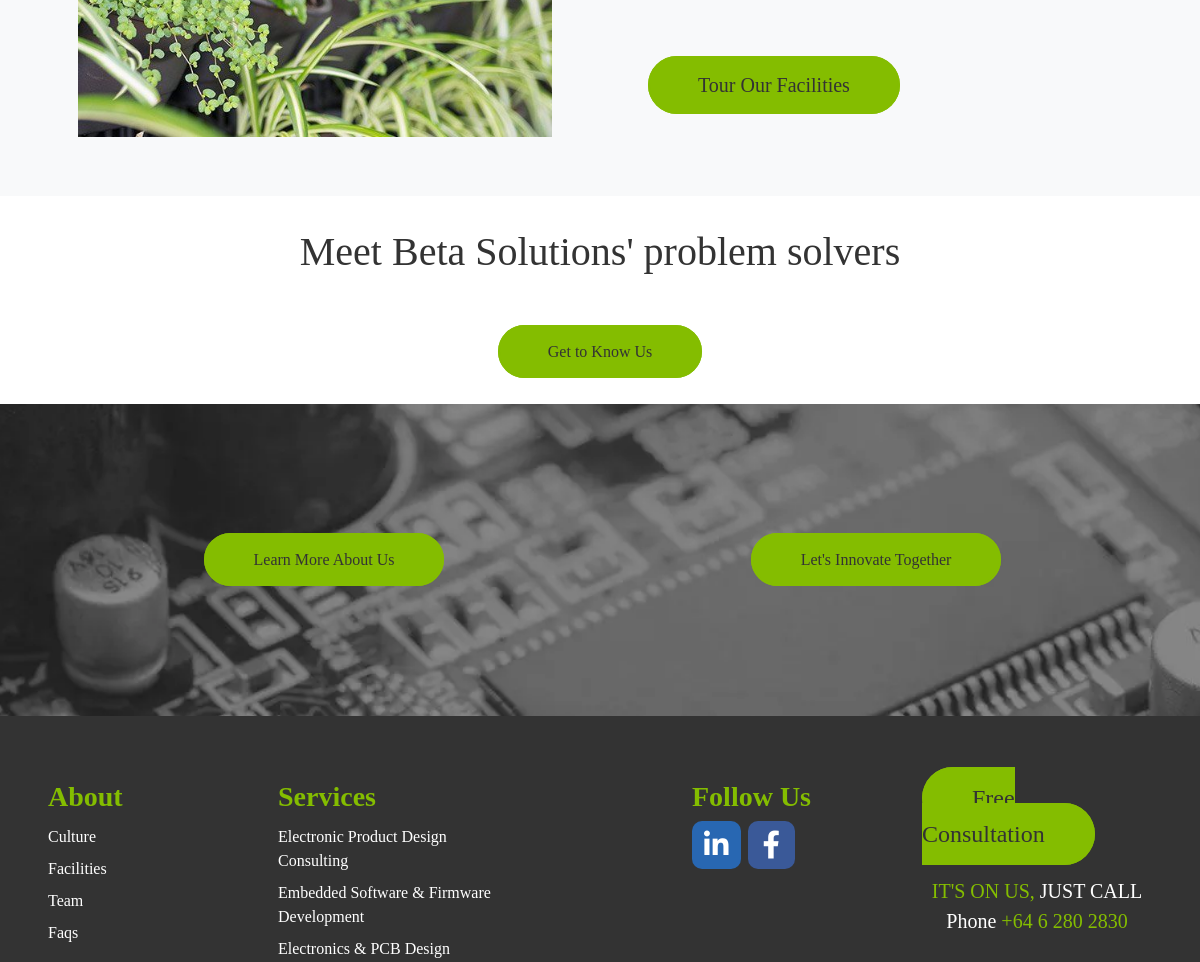
Before: /about-us.php (middle part) with the older database file.
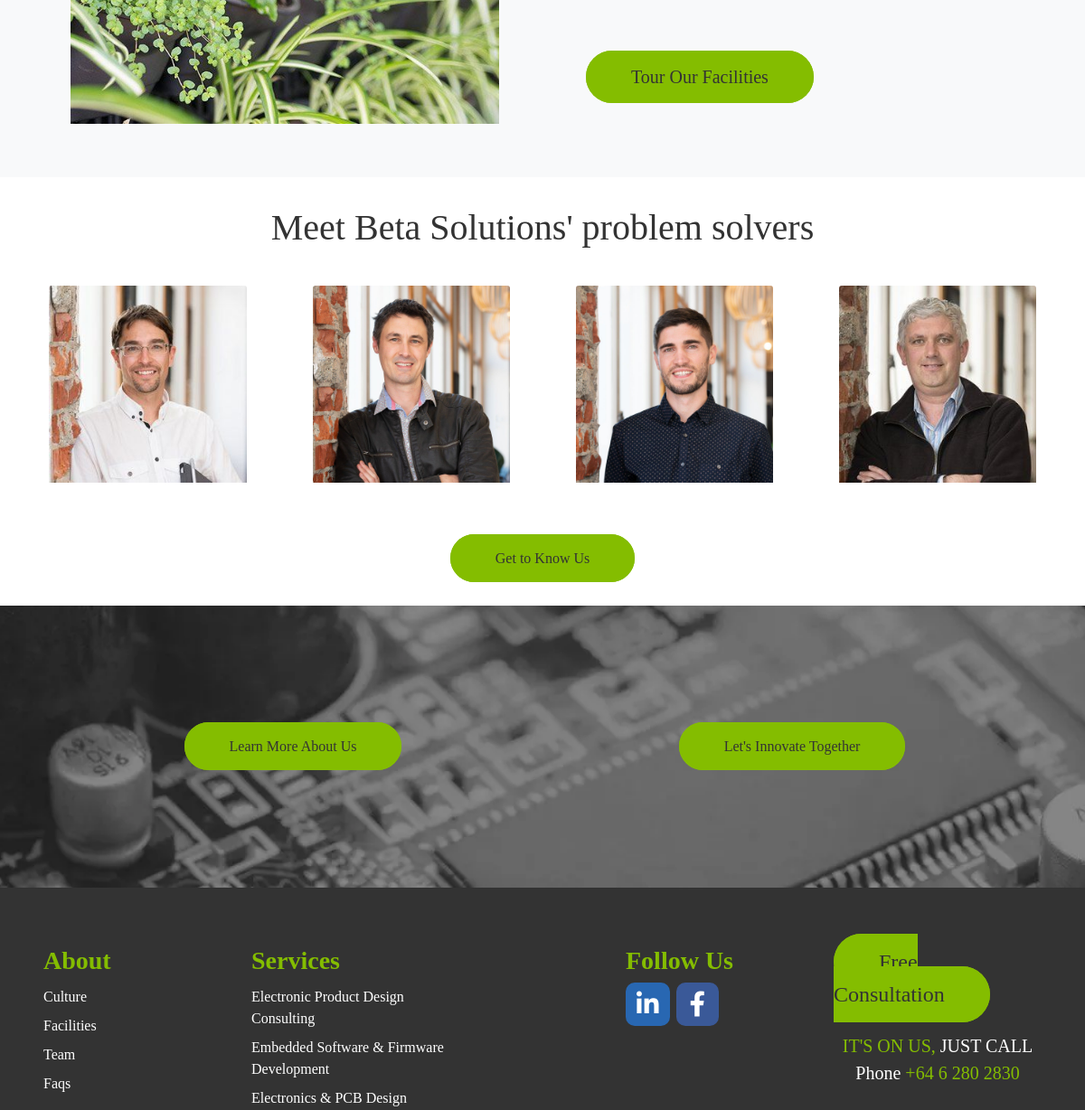
After: the same page with the newer database file.
### tables this page shows
CREATE TABLE `teams` (
  `id` int(11) NOT NULL,
  `image` varchar(255) NOT NULL,
  `status` tinyint(4) NOT NULL,
  `added_on` timestamp NOT NULL DEFAULT current_timestamp() ON UPDATE current_timestamp()
);

### inc/function.php (called while the page is built, shortened)
<?php
function getTableData($con, $table, $orderBy=""){
    $sql = " SELECT * FROM `$table` WHERE `status`='1' ";
    if($orderBy==""){
        $sql.=" ORDER BY `id` ASC ";
    }else{
        $sql.=" ORDER BY `id` $orderBy ";
    }
    $res = mysqli_query($con, $sql);
    if(mysqli_num_rows($res)>0){
        while($row = mysqli_fetch_assoc($res)){
           $getTableData[] = $row;
        }
        return  $getTableData;
    }
}
?>

### about-us.php (the view, shortened to what this page needs)
<?php require_once('inc/header.php')?>
<body>
    <div class="container-fluid bg-light">
        <div class="container">
            <div class="row">
                <div class="col-lg-6 px-lg-5 order-lg-1 order-2">
                    <img src="./assets/images/107-698w.jpeg" class="img-fluid" alt="">
                </div>
                <div class="col-lg-6 p-lg-5 p-3 order-lg-2 order-1">
                    <div class="col-12 py-5">
                        <a href="contact" class="btn-lg btn-success-custom text-decoration-none py-3 px-5">Tour Our
                            Facilities</a>
                    </div>
                </div>
            </div>
        </div>
    </div>
    <div class="container-fluid p-3">
        <div class="col-12 py-3 text-center">
            <p class="text-dark-custom display-6">Meet Beta Solutions' problem solvers</p>
        </div>
        <div class="container mb-5">
            <div class="owl-carousel owl-theme" id="owl-carousel-teams">
            <?php
               $getTableData = getTableData($con, 'teams', '');
               foreach($getTableData as $row){
            ?>
                <div class="item">
                    <div class="card p-4 border-0 rounded-0">
                        <img src="./assets/media/teams/<?php echo $row["image"];?>" class="card-img-top" alt="...">
                    </div>
                </div>
                <?php
                }
            ?>
            </div>
        </div>
        <div class="col-12 my-4 text-center">
            <a href="Contact" class="btn-success-custom text-decoration-none py-3 px-5">Get to Know Us</a>
        </div>
    </div>
    <?php require_once('inc/bottom-hero-section.php')?>
    <?php require_once('inc/footer.php')?>
    <?php require_once('inc/bottom.php')?>

### inc/header.php (shortened to what this page needs)
<!DOCTYPE html>
<html lang="en">
<?php
require_once("inc/config.php");
require_once("inc/function.php");
?>
<head>
    <link rel="stylesheet" href="https://cdnjs.cloudflare.com/ajax/libs/font-awesome/5.15.4/css/all.min.css">
    <link href="https://cdn.jsdelivr.net/npm/bootstrap@5.1.3/dist/css/bootstrap.min.css" rel="stylesheet">
    <link rel="stylesheet" href="https://cdnjs.cloudflare.com/ajax/libs/OwlCarousel2/2.3.4/assets/owl.carousel.min.css">
    <link rel="stylesheet"
        href="https://cdnjs.cloudflare.com/ajax/libs/OwlCarousel2/2.3.4/assets/owl.theme.default.min.css">
    <link rel="stylesheet" href="./assets/css/custom.css">
</head>

### inc/bottom-hero-section.php
<div class="container-fluid p-lg-5 p-3 bg-img">
        <div class="col-12 py-5">
            <div class="row text-center">
                <div class="col-md-6 py-5">
                    <a href="about" class="btn-success-custom text-decoration-none py-3 px-5">Learn More About Us</a>
                </div>
                <div class="col-md-6 py-5">
                    <a href="contact" class="btn-success-custom text-decoration-none py-3 px-5">Let's Innovate
                        Together</a>
                </div>
            </div>
        </div>
    </div>

### inc/footer.php (shortened to what this page needs)
<div class="container-fluid bg-dark-custom p-lg-5 p-3">
        <div class="row py-3">
            <div class="col-md-5">
                <div class="row">
                    <div class="col-md-6 mb-3">
                        <div class="col-12 mb-2">
                            <a href="about" class="h3 fw-bold text-decoration-none text-success-custom">About</a>
                        </div>
                        <div class="col-12">
                            <ul class="nav flex-column">
                                <li class="nav-item">
                                    <a class="nav-link px-0 py-1 text-white" href="#">Culture</a>
                                </li>
                                <li class="nav-item">
                                    <a class="nav-link px-0 py-1 text-white" href="#">Facilities</a>
                                </li>
                                <li class="nav-item">
                                    <a class="nav-link px-0 py-1 text-white" href="#">Team</a>
                                </li>
                                <li class="nav-item">
                                    <a class="nav-link px-0 py-1 text-white" href="#">Faqs</a>
                                </li>
                            </ul>
                        </div>
                    </div>
                    <div class="col-md-6 mb-3">
                        <div class="col-12 mb-2">
                            <a href="about" class="h3 fw-bold text-decoration-none text-success-custom">Services</a>
                        </div>
                        <div class="col-12">
                            <ul class="nav flex-column">
                                <li class="nav-item">
                                    <a class="nav-link px-0 py-1 text-white" href="#">Electronic Product Design
                                        Consulting</a>
                                </li>
                                <li class="nav-item">
                                    <a class="nav-link px-0 py-1 text-white" href="#">Embedded Software & Firmware
                                        Development</a>
                                </li>
                                <li class="nav-item">
                                    <a class="nav-link px-0 py-1 text-white" href="#">Electronics & PCB Design</a>
                                </li>
                            </ul>
                        </div>
                    </div>
                </div>
            </div>
            <div class="col-md-5 ms-auto">
                <div class="row">
                    <div class="col-md-6 mb-3">
                        <div class="col-12 mb-2">
                            <a href="about" class="h3 fw-bold text-decoration-none text-success-custom">Follow Us</a>
                        </div>
                        <div class="col-12 mb-2">
                            <a class="text-white text-decoration-none fs-3" href="#">
                                <span class="fab fa-linkedin-in"></span>
                            </a>
                            <a class="text-white text-decoration-none fs-3" href="#">
                                <span class="fab fa-facebook-f"></span>
                            </a>
                        </div>
                    </div>
                    <div class="col-md-6 mb-3">
                        <div class="col-12 mb-4">
                            <a href="contact"
                                class="btn-success-custom fs-4 btn-lg  text-decoration-none py-3 px-5">Free
                                Consultation</a>
                        </div>
                        <div class="col-12 text-center">
                            <p class="fs-5 text-white"><span class="text-success-custom">IT'S ON US,</span> JUST
                                CALL<br>Phone <span class="text-success-custom">+64 6 280 2830</span></p>
                        </div>
                    </div>
                </div>
            </div>
        </div>
    </div>

### inc/bottom.php (shortened to what this page needs)
</body>
</html>

### assets/css/custom.css (style rules this page uses)
.col, .col-1, .col-10, .col-11, .col-12, .col-2, .col-3, .col-4, .col-5, .col-6, .col-7, .col-8, .col-9, .col-auto, .col-lg, .col-lg-1, .col-lg-10, .col-lg-11, .col-lg-12, .col-lg-2, .col-lg-3, .col-lg-4, .col-lg-5, .col-lg-6, .col-lg-7, .col-lg-8, .col-lg-9, .col-lg-auto, .col-md, .col-md-1, .col-md-10, .col-md-11, .col-md-12, .col-md-2, .col-md-3, .col-md-4, .col-md-5, .col-md-6, .col-md-7, .col-md-8, .col-md-9, .col-md-auto, .col-sm, .col-sm-1, .col-sm-10, .col-sm-11, .col-sm-12, .col-sm-2, .col-sm-3, .col-sm-4, .col-sm-5, .col-sm-6, .col-sm-7, .col-sm-8, .col-sm-9, .col-sm-auto, .col-xl, .col-xl-1, .col-xl-10, .col-xl-11, .col-xl-12, .col-xl-2, .col-xl-3, .col-xl-4, .col-xl-5, .col-xl-6, .col-xl-7, .col-xl-8, .col-xl-9, .col-xl-auto, .container-fluid, .container, .navbar-expand-lg .navbar-nav .nav-link { padding: 0px; }
.row, p, .h1, .h2, .h3, .h4, .h5, .h6, h1, h2, h3, h4, h5, h6 { margin: 0px; }
.bg-dark-custom { background-color: #333333 !important; }
.text-dark-custom { color: #333333 !important; }
.text-success-custom { color: #84bd00 !important; }
body { font-family: nova_light !important; }
.btn-success-custom { background: #84bd00; border: 2px solid #84bd00; color: #333333; border-radius: 50px; }
.bg-img, .full-bg-img { background-image: url('../images/bottom-bgnd-1920w.jpg'); background-size: cover; background-position: center; background-repeat: no-repeat; }
.fab.fa-linkedin-in { background: #2867B2; padding: 10px 12px; border-radius: 10px; }
.fab.fa-facebook-f { background: #3A5998; padding: 10px 15px; border-radius: 10px; }

Changed rows visible on the page:
added teams: image (picture)
added teams: image (picture)
added teams: image (picture)
added teams: image (picture)
